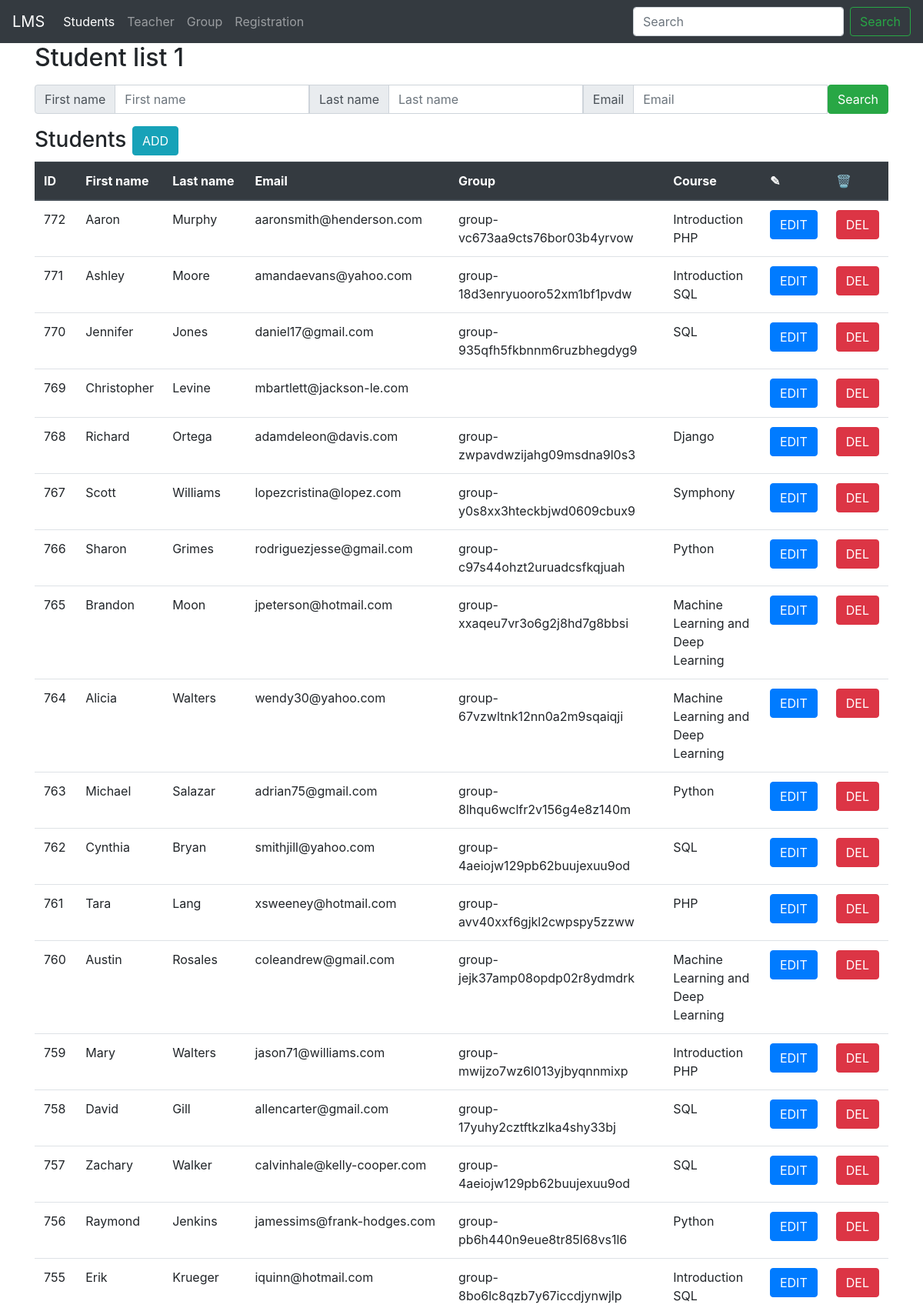
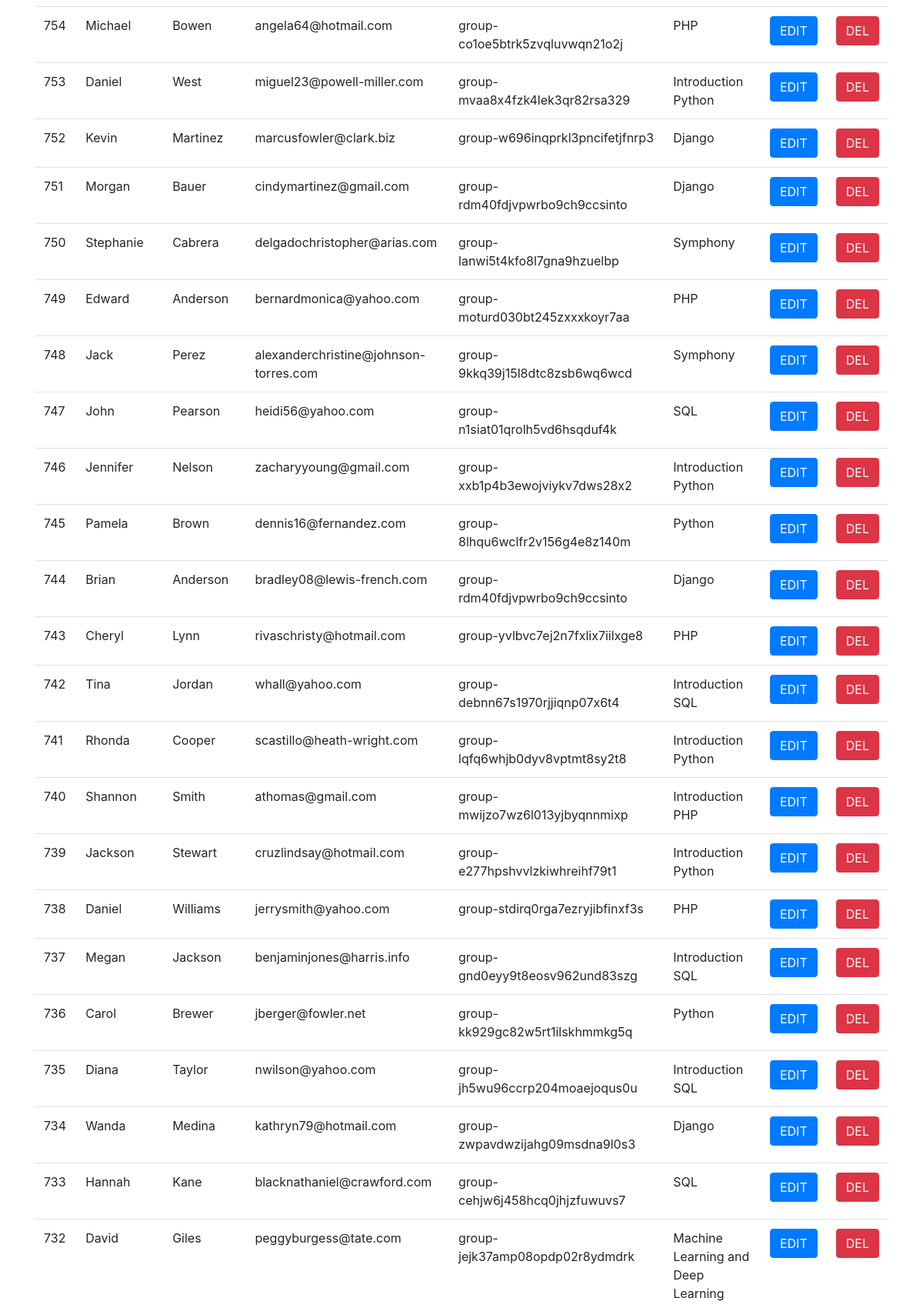
Screenshot of /student/list/1 (upper part) with the database file from the repository (2 pictures, top to bottom).
### student/models.py (models this page shows, shortened)
class Student(models.Model):
    first_name = models.CharField(max_length=40, null=False)
    last_name = models.CharField(max_length=20, null=False)
    email = models.EmailField(max_length=50, null=False, db_index=True)
    birthdate = models.DateField(default=datetime.date.today)
    phone_number = models.CharField(max_length=30, null=True)
    group = models.ForeignKey(to=Group, null=True, on_delete=models.SET_NULL, related_name='students')
    def __str__(self):
        return f'{self.first_name}, {self.last_name}, {self.birthdate}'

### group/models.py (models this page shows, shortened)
class Group(models.Model):
    ONLINE = 'online'
    OFFLINE = 'offline'
    TYPE_CHOICES = [
        (ONLINE, 'online'),
        (OFFLINE, 'offline')
    ]
    name = models.CharField(max_length=40, null=False, blank=False, unique=True)
    specialty = models.CharField(max_length=40, null=False, blank=False)
    course_name = models.CharField(max_length=80, null=False, blank=False)
    number_persons = models.PositiveSmallIntegerField()
    type = models.CharField(max_length=8, null=False, blank=False, choices=TYPE_CHOICES)
    is_paid = models.BooleanField(null=False, blank=False)
    date_start = models.DateField(default=datetime.date.today)
    teacher = models.ForeignKey(to=Teacher, null=True, on_delete=models.SET_NULL)
    classroom = models.ManyToManyField(to=Classroom, related_name='group')

### student/views.py (the view)
# urls.py: path('list/1', views.StudentsListViewOne.as_view(), name='list_one'),
class StudentsListViewOne(ListView):
    model = Student
    template_name = 'student/students_list_one.html'
    context_object_name = 'students_list'
    def get_queryset(self):
        request = self.request
        qs = super().get_queryset()
        qs = qs.select_related('group').order_by('-id')
        if request.GET.get('fname'):
            qs = qs.filter(first_name=request.GET.get('fname'))
        if request.GET.get('lname'):
            qs = qs.filter(last_name=request.GET.get('lname'))
        if request.GET.get('mail'):
            qs = qs.filter(email=request.GET.get('mail'))
        return qs
    def get_context_data(self, *, object_list=None, **kwargs):
        context = super().get_context_data(object_list=None, **kwargs)
        context['title'] = 'Student list 1'
        return context

### student/templates/student/students_list_one.html
{% extends 'student/base.html' %}
{% load static %}
{% block content %}
    <form>
        <div class="input-group mb-3">
        <div class="input-group-prepend">
            <span class="input-group-text" id="basic-addon1">First name</span>
        </div>
        <input name="fname" type="text" class="form-control" placeholder="First name" aria-label="firstname" aria-describedby="basic-addon1">
        <div class="input-group-prepend">
            <span class="input-group-text" id="basic-addon2">Last name</span>
        </div>
        <input name="lname" type="text" class="form-control" placeholder="Last name" aria-label="lastname" aria-describedby="basic-addon1">
        <div class="input-group-prepend">
            <span class="input-group-text" id="basic-addon3">Email</span>
        </div>
        <input name="mail" type="text" class="form-control" placeholder="Email" aria-label="email" aria-describedby="basic-addon1">
        <button type="submit" class="btn btn-success">Search</button>
    </div>
    </form>
    {% include 'student/includes/students_table.html' %}
{% endblock %}

### student/templates/student/includes/students_table.html
<h3>Students <a href="{% url 'student:add' %}" class="btn btn-info">ADD</a></h3>
{% if students_list %}
    <table class="table table-hover">
        <thead class="thead-dark">
            <tr>
              <th>ID</th>
              <th>First name</th>
              <th>Last name</th>
              <th>Email</th>
              <th>Group</th>
              <th>Course</th>
              <th>&#9998;</th>
              <th>🗑</th>
            </tr>
        </thead>
        {% for student in students_list %}
            <tr>
              <td> {{ student.id }}</td>
              <td> {{ student.first_name }}</td>
              <td> {{ student.last_name }}</td>
              <td> {{ student.email }}</td>
              <td> {{ student.group.name }}</td>
              <td> {{ student.group.course_name }}</td>
              <td> <a href="{% url 'student:edit' student.id %}" class="btn btn-primary">EDIT</a></td>
              <td> <a href="{% url 'student:delete' student.id %}" class="btn btn-danger">DEL</a></td>
            </tr>
        {% endfor %}
    </table>
{% else %}
    <p>Sorry, list is empty</p>
{% endif %}

### rows the page displays
Student: id "772", first_name "Aaron", last_name "Murphy", email "aaronsmith@henderson.com", group.name "group-vc673aa9cts76bor03b4yrvow", group.course_name "Introduction PHP"
Student: id "771", first_name "Ashley", last_name "Moore", email "amandaevans@yahoo.com", group.name "group-18d3enryuooro52xm1bf1pvdw", group.course_name "Introduction SQL"
Student: id "770", first_name "Jennifer", last_name "Jones", email "daniel17@gmail.com", group.name "group-935qfh5fkbnnm6ruzbhegdyg9", group.course_name "SQL"
Student: id "769", first_name "Christopher", last_name "Levine", email "mbartlett@jackson-le.com"
Student: id "768", first_name "Richard", last_name "Ortega", email "adamdeleon@davis.com", group.name "group-zwpavdwzijahg09msdna9l0s3", group.course_name "Django"
Student: id "767", first_name "Scott", last_name "Williams", email "lopezcristina@lopez.com", group.name "group-y0s8xx3hteckbjwd0609cbux9", group.course_name "Symphony"
Student: id "766", first_name "Sharon", last_name "Grimes", email "rodriguezjesse@gmail.com", group.name "group-c97s44ohzt2uruadcsfkqjuah", group.course_name "Python"
Student: id "765", first_name "Brandon", last_name "Moon", email "jpeterson@hotmail.com", group.name "group-xxaqeu7vr3o6g2j8hd7g8bbsi", group.course_name "Machine Learning and Deep Learning"
Student: id "764", first_name "Alicia", last_name "Walters", email "wendy30@yahoo.com", group.name "group-67vzwltnk12nn0a2m9sqaiqji", group.course_name "Machine Learning and Deep Learning"
Student: id "763", first_name "Michael", last_name "Salazar", email "adrian75@gmail.com", group.name "group-8lhqu6wclfr2v156g4e8z140m", group.course_name "Python"
Student: id "762", first_name "Cynthia", last_name "Bryan", email "smithjill@yahoo.com", group.name "group-4aeiojw129pb62buujexuu9od", group.course_name "SQL"
Student: id "761", first_name "Tara", last_name "Lang", email "xsweeney@hotmail.com", group.name "group-avv40xxf6gjkl2cwpspy5zzww", group.course_name "PHP"
Student: id "760", first_name "Austin", last_name "Rosales", email "coleandrew@gmail.com", group.name "group-jejk37amp08opdp02r8ydmdrk", group.course_name "Machine Learning and Deep Learning"
Student: id "759", first_name "Mary", last_name "Walters", email "jason71@williams.com", group.name "group-mwijzo7wz6l013yjbyqnnmixp", group.course_name "Introduction PHP"
Student: id "758", first_name "David", last_name "Gill", email "allencarter@gmail.com", group.name "group-17yuhy2cztftkzlka4shy33bj", group.course_name "SQL"
Student: id "757", first_name "Zachary", last_name "Walker", email "calvinhale@kelly-cooper.com", group.name "group-4aeiojw129pb62buujexuu9od", group.course_name "SQL"
Student: id "756", first_name "Raymond", last_name "Jenkins", email "jamessims@frank-hodges.com", group.name "group-pb6h440n9eue8tr85l68vs1l6", group.course_name "Python"
Student: id "755", first_name "Erik", last_name "Krueger", email "iquinn@hotmail.com", group.name "group-8bo6lc8qzb7y67iccdjynwjlp", group.course_name "Introduction SQL"
Student: id "754", first_name "Michael", last_name "Bowen", email "angela64@hotmail.com", group.name "group-co1oe5btrk5zvqluvwqn21o2j", group.course_name "PHP"
Student: id "753", first_name "Daniel", last_name "West", email "miguel23@powell-miller.com", group.name "group-mvaa8x4fzk4lek3qr82rsa329", group.course_name "Introduction Python"
Student: id "752", first_name "Kevin", last_name "Martinez", email "marcusfowler@clark.biz", group.name "group-w696inqprkl3pncifetjfnrp3", group.course_name "Django"
Student: id "751", first_name "Morgan", last_name "Bauer", email "cindymartinez@gmail.com", group.name "group-rdm40fdjvpwrbo9ch9ccsinto", group.course_name "Django"
Student: id "750", first_name "Stephanie", last_name "Cabrera", email "delgadochristopher@arias.com", group.name "group-lanwi5t4kfo8l7gna9hzuelbp", group.course_name "Symphony"
Student: id "749", first_name "Edward", last_name "Anderson", email "bernardmonica@yahoo.com", group.name "group-moturd030bt245zxxxkoyr7aa", group.course_name "PHP"
Student: id "748", first_name "Jack", last_name "Perez", email "alexanderchristine@johnson-torres.com", group.name "group-9kkq39j15l8dtc8zsb6wq6wcd", group.course_name "Symphony"
Student: id "747", first_name "John", last_name "Pearson", email "heidi56@yahoo.com", group.name "group-n1siat01qrolh5vd6hsqduf4k", group.course_name "SQL"
Student: id "746", first_name "Jennifer", last_name "Nelson", email "zacharyyoung@gmail.com", group.name "group-xxb1p4b3ewojviykv7dws28x2", group.course_name "Introduction Python"
Student: id "745", first_name "Pamela", last_name "Brown", email "dennis16@fernandez.com", group.name "group-8lhqu6wclfr2v156g4e8z140m", group.course_name "Python"
Student: id "744", first_name "Brian", last_name "Anderson", email "bradley08@lewis-french.com", group.name "group-rdm40fdjvpwrbo9ch9ccsinto", group.course_name "Django"
Student: id "743", first_name "Cheryl", last_name "Lynn", email "rivaschristy@hotmail.com", group.name "group-yvlbvc7ej2n7fxlix7iilxge8", group.course_name "PHP"
Student: id "742", first_name "Tina", last_name "Jordan", email "whall@yahoo.com", group.name "group-debnn67s1970rjjiqnp07x6t4", group.course_name "Introduction SQL"
Student: id "741", first_name "Rhonda", last_name "Cooper", email "scastillo@heath-wright.com", group.name "group-lqfq6whjb0dyv8vptmt8sy2t8", group.course_name "Introduction Python"
Student: id "740", first_name "Shannon", last_name "Smith", email "athomas@gmail.com", group.name "group-mwijzo7wz6l013yjbyqnnmixp", group.course_name "Introduction PHP"
Student: id "739", first_name "Jackson", last_name "Stewart", email "cruzlindsay@hotmail.com", group.name "group-e277hpshvvlzkiwhreihf79t1", group.course_name "Introduction Python"
Student: id "738", first_name "Daniel", last_name "Williams", email "jerrysmith@yahoo.com", group.name "group-stdirq0rga7ezryjibfinxf3s", group.course_name "PHP"
Student: id "737", first_name "Megan", last_name "Jackson", email "benjaminjones@harris.info", group.name "group-gnd0eyy9t8eosv962und83szg", group.course_name "Introduction SQL"
Student: id "736", first_name "Carol", last_name "Brewer", email "jberger@fowler.net", group.name "group-kk929gc82w5rt1ilskhmmkg5q", group.course_name "Python"
Student: id "735", first_name "Diana", last_name "Taylor", email "nwilson@yahoo.com", group.name "group-jh5wu96ccrp204moaejoqus0u", group.course_name "Introduction SQL"
Student: id "734", first_name "Wanda", last_name "Medina", email "kathryn79@hotmail.com", group.name "group-zwpavdwzijahg09msdna9l0s3", group.course_name "Django"
Student: id "733", first_name "Hannah", last_name "Kane", email "blacknathaniel@crawford.com", group.name "group-cehjw6j458hcq0jhjzfuwuvs7", group.course_name "SQL"
Student: id "732", first_name "David", last_name "Giles", email "peggyburgess@tate.com", group.name "group-jejk37amp08opdp02r8ydmdrk", group.course_name "Machine Learning and Deep Learning"

### other values shown
{{ title }} "Student list 1"
